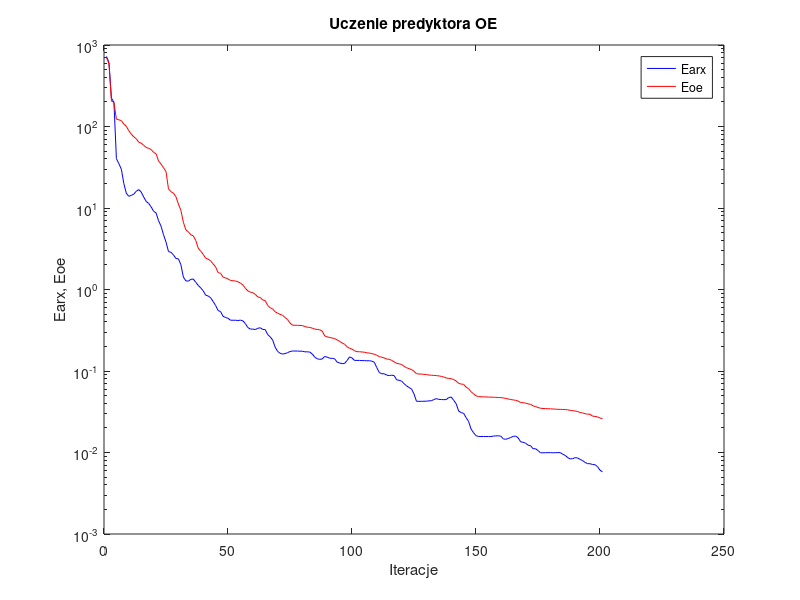
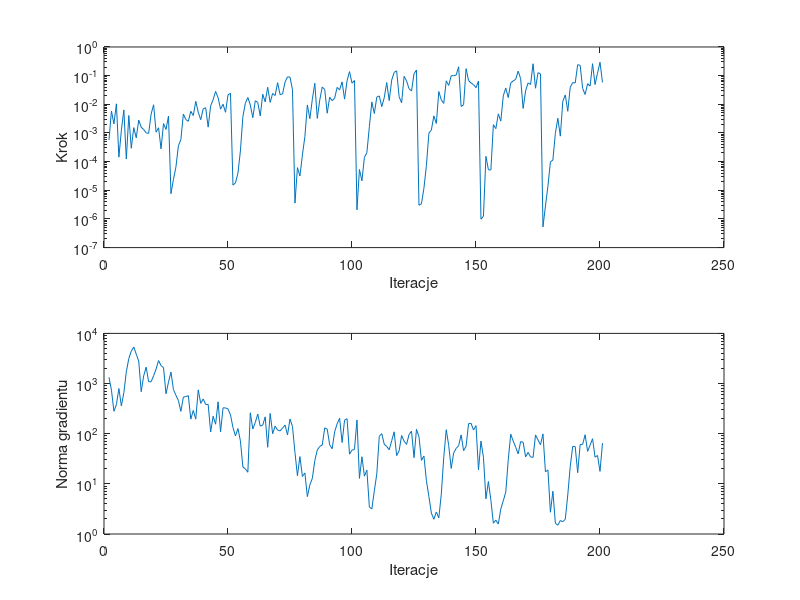

These charts were generated, in order, by the following MATLAB code:
%uczenie predyktora oe
clear all;
n=0; farx(n+1)=7.230037e+002; foe(n+1)=7.029524e+002; wspucz(n+1)=0.000000e+000; ng(n+1)=0.000000e+000;
%odnowa zmiennej metryki
n=1; farx(n+1)=6.116300e+002; foe(n+1)=5.889970e+002; krok(n+1)=5.651115e-004; ng(n+1)=1.334314e+003;
n=2; farx(n+1)=2.232014e+002; foe(n+1)=2.047386e+002; krok(n+1)=5.852382e-003; ng(n+1)=7.381363e+002;
n=3; farx(n+1)=1.980600e+002; foe(n+1)=1.980435e+002; krok(n+1)=2.063028e-003; ng(n+1)=2.806066e+002;
n=4; farx(n+1)=4.029303e+001; foe(n+1)=1.230423e+002; krok(n+1)=1.040137e-002; ng(n+1)=3.816408e+002;
n=5; farx(n+1)=3.500399e+001; foe(n+1)=1.207817e+002; krok(n+1)=1.433326e-004; ng(n+1)=7.954770e+002;
n=6; farx(n+1)=2.989245e+001; foe(n+1)=1.180435e+002; krok(n+1)=1.229105e-003; ng(n+1)=3.585344e+002;
n=7; farx(n+1)=1.992040e+001; foe(n+1)=1.069474e+002; krok(n+1)=6.353015e-003; ng(n+1)=6.559462e+002;
n=8; farx(n+1)=1.516585e+001; foe(n+1)=1.005824e+002; krok(n+1)=1.231773e-004; ng(n+1)=1.715226e+003;
n=9; farx(n+1)=1.391582e+001; foe(n+1)=8.883450e+001; krok(n+1)=4.064431e-003; ng(n+1)=3.149844e+003;
n=10; farx(n+1)=1.429848e+001; foe(n+1)=8.044295e+001; krok(n+1)=2.927427e-004; ng(n+1)=4.427447e+003;
n=11; farx(n+1)=1.477389e+001; foe(n+1)=7.476060e+001; krok(n+1)=1.532691e-003; ng(n+1)=5.347497e+003;
n=12; farx(n+1)=1.603472e+001; foe(n+1)=7.081149e+001; krok(n+1)=6.767654e-004; ng(n+1)=3.850926e+003;
n=13; farx(n+1)=1.682045e+001; foe(n+1)=6.411981e+001; krok(n+1)=2.804162e-003; ng(n+1)=2.801539e+003;
n=14; farx(n+1)=1.570287e+001; foe(n+1)=6.240281e+001; krok(n+1)=1.587460e-003; ng(n+1)=6.890113e+002;
n=15; farx(n+1)=1.363302e+001; foe(n+1)=5.894933e+001; krok(n+1)=1.310411e-003; ng(n+1)=1.425528e+003;
n=16; farx(n+1)=1.205254e+001; foe(n+1)=5.542851e+001; krok(n+1)=1.009153e-003; ng(n+1)=2.124210e+003;
n=17; farx(n+1)=1.139126e+001; foe(n+1)=5.384620e+001; krok(n+1)=9.640930e-004; ng(n+1)=1.082343e+003;
n=18; farx(n+1)=1.032421e+001; foe(n+1)=5.224890e+001; krok(n+1)=4.600741e-003; ng(n+1)=1.089098e+003;
n=19; farx(n+1)=9.134106e+000; foe(n+1)=4.808099e+001; krok(n+1)=9.612071e-003; ng(n+1)=1.431332e+003;
n=20; farx(n+1)=8.686350e+000; foe(n+1)=4.631763e+001; krok(n+1)=1.066758e-003; ng(n+1)=1.951220e+003;
n=21; farx(n+1)=6.991368e+000; foe(n+1)=3.769851e+001; krok(n+1)=1.517951e-003; ng(n+1)=2.869951e+003;
n=22; farx(n+1)=5.981146e+000; foe(n+1)=3.460827e+001; krok(n+1)=2.790403e-004; ng(n+1)=2.280319e+003;
n=23; farx(n+1)=4.699618e+000; foe(n+1)=3.123898e+001; krok(n+1)=2.129131e-003; ng(n+1)=2.080297e+003;
n=24; farx(n+1)=3.824406e+000; foe(n+1)=2.798629e+001; krok(n+1)=1.329544e-003; ng(n+1)=6.255268e+002;
n=25; farx(n+1)=2.923585e+000; foe(n+1)=1.719326e+001; krok(n+1)=3.881922e-003; ng(n+1)=1.067853e+003;
%odnowa zmiennej metryki
n=26; farx(n+1)=2.858342e+000; foe(n+1)=1.586561e+001; krok(n+1)=7.598479e-006; ng(n+1)=1.693244e+003;
n=27; farx(n+1)=2.666004e+000; foe(n+1)=1.519816e+001; krok(n+1)=2.394830e-005; ng(n+1)=7.589873e+002;
n=28; farx(n+1)=2.398821e+000; foe(n+1)=1.376518e+001; krok(n+1)=6.485137e-005; ng(n+1)=5.820422e+002;
n=29; farx(n+1)=2.381479e+000; foe(n+1)=1.117543e+001; krok(n+1)=3.569431e-004; ng(n+1)=4.579116e+002;
n=30; farx(n+1)=2.016854e+000; foe(n+1)=9.364932e+000; krok(n+1)=5.904631e-004; ng(n+1)=2.787811e+002;
n=31; farx(n+1)=1.422327e+000; foe(n+1)=6.695325e+000; krok(n+1)=4.573216e-003; ng(n+1)=5.375852e+002;
n=32; farx(n+1)=1.276602e+000; foe(n+1)=5.394344e+000; krok(n+1)=2.926191e-003; ng(n+1)=5.502944e+002;
n=33; farx(n+1)=1.265104e+000; foe(n+1)=5.102647e+000; krok(n+1)=2.553842e-003; ng(n+1)=5.731217e+002;
n=34; farx(n+1)=1.332697e+000; foe(n+1)=4.699505e+000; krok(n+1)=5.680993e-003; ng(n+1)=1.954087e+002;
n=35; farx(n+1)=1.343946e+000; foe(n+1)=4.557736e+000; krok(n+1)=4.065324e-003; ng(n+1)=2.908323e+002;
n=36; farx(n+1)=1.225988e+000; foe(n+1)=3.997385e+000; krok(n+1)=1.270603e-002; ng(n+1)=1.952917e+002;
n=37; farx(n+1)=1.121947e+000; foe(n+1)=3.209031e+000; krok(n+1)=5.303205e-003; ng(n+1)=7.481302e+002;
n=38; farx(n+1)=1.046804e+000; foe(n+1)=2.945103e+000; krok(n+1)=2.900817e-003; ng(n+1)=4.028167e+002;
n=39; farx(n+1)=9.635164e-001; foe(n+1)=2.703520e+000; krok(n+1)=6.970444e-003; ng(n+1)=4.919973e+002;
n=40; farx(n+1)=8.516105e-001; foe(n+1)=2.416581e+000; krok(n+1)=7.585588e-003; ng(n+1)=3.819801e+002;
n=41; farx(n+1)=8.322972e-001; foe(n+1)=2.358576e+000; krok(n+1)=1.597633e-003; ng(n+1)=3.840154e+002;
n=42; farx(n+1)=7.922588e-001; foe(n+1)=2.243091e+000; krok(n+1)=8.855578e-003; ng(n+1)=1.082196e+002;
n=43; farx(n+1)=7.135944e-001; foe(n+1)=2.061243e+000; krok(n+1)=1.448480e-002; ng(n+1)=2.224230e+002;
n=44; farx(n+1)=6.367741e-001; foe(n+1)=1.894805e+000; krok(n+1)=2.812841e-002; ng(n+1)=1.545648e+002;
n=45; farx(n+1)=5.525348e-001; foe(n+1)=1.613191e+000; krok(n+1)=1.703693e-002; ng(n+1)=4.328458e+002;
n=46; farx(n+1)=5.362511e-001; foe(n+1)=1.580388e+000; krok(n+1)=6.757425e-003; ng(n+1)=1.087923e+002;
n=47; farx(n+1)=4.687347e-001; foe(n+1)=1.422081e+000; krok(n+1)=1.005588e-002; ng(n+1)=3.280887e+002;
n=48; farx(n+1)=4.534214e-001; foe(n+1)=1.386439e+000; krok(n+1)=5.269205e-003; ng(n+1)=3.263068e+002;
n=49; farx(n+1)=4.434325e-001; foe(n+1)=1.347598e+000; krok(n+1)=2.128042e-002; ng(n+1)=3.123954e+002;
n=50; farx(n+1)=4.198648e-001; foe(n+1)=1.292233e+000; krok(n+1)=2.428721e-002; ng(n+1)=2.372287e+002;
%odnowa zmiennej metryki
n=51; farx(n+1)=4.197971e-001; foe(n+1)=1.279431e+000; krok(n+1)=1.511881e-005; ng(n+1)=1.331126e+002;
n=52; farx(n+1)=4.196815e-001; foe(n+1)=1.273183e+000; krok(n+1)=1.811665e-005; ng(n+1)=9.030587e+001;
n=53; farx(n+1)=4.164312e-001; foe(n+1)=1.243195e+000; krok(n+1)=3.923493e-005; ng(n+1)=1.267106e+002;
n=54; farx(n+1)=4.207780e-001; foe(n+1)=1.200607e+000; krok(n+1)=2.361987e-004; ng(n+1)=7.213186e+001;
n=55; farx(n+1)=4.130128e-001; foe(n+1)=1.136321e+000; krok(n+1)=3.748398e-003; ng(n+1)=2.160447e+001;
n=56; farx(n+1)=3.815770e-001; foe(n+1)=1.035270e+000; krok(n+1)=1.089156e-002; ng(n+1)=2.003044e+001;
n=57; farx(n+1)=3.414148e-001; foe(n+1)=9.611935e-001; krok(n+1)=1.725161e-002; ng(n+1)=1.703476e+001;
n=58; farx(n+1)=3.271725e-001; foe(n+1)=9.291843e-001; krok(n+1)=9.436540e-003; ng(n+1)=2.616654e+002;
n=59; farx(n+1)=3.267182e-001; foe(n+1)=9.128337e-001; krok(n+1)=3.401267e-003; ng(n+1)=1.241947e+002;
n=60; farx(n+1)=3.224348e-001; foe(n+1)=8.716973e-001; krok(n+1)=1.333847e-002; ng(n+1)=1.673345e+002;
n=61; farx(n+1)=3.339736e-001; foe(n+1)=8.106159e-001; krok(n+1)=1.153579e-002; ng(n+1)=2.463847e+002;
n=62; farx(n+1)=3.393535e-001; foe(n+1)=7.989162e-001; krok(n+1)=3.930173e-003; ng(n+1)=1.414721e+002;
n=63; farx(n+1)=3.235266e-001; foe(n+1)=7.444237e-001; krok(n+1)=2.243330e-002; ng(n+1)=1.479640e+002;
n=64; farx(n+1)=3.219059e-001; foe(n+1)=7.312476e-001; krok(n+1)=1.214548e-002; ng(n+1)=2.167500e+002;
n=65; farx(n+1)=2.802877e-001; foe(n+1)=6.385252e-001; krok(n+1)=3.929724e-002; ng(n+1)=5.358833e+001;
n=66; farx(n+1)=2.622407e-001; foe(n+1)=5.975939e-001; krok(n+1)=1.165868e-002; ng(n+1)=2.540954e+002;
n=67; farx(n+1)=2.403717e-001; foe(n+1)=5.778779e-001; krok(n+1)=2.392360e-002; ng(n+1)=1.000617e+002;
n=68; farx(n+1)=1.966052e-001; foe(n+1)=5.338490e-001; krok(n+1)=2.025137e-002; ng(n+1)=1.409747e+002;
n=69; farx(n+1)=1.740345e-001; foe(n+1)=5.122751e-001; krok(n+1)=5.680644e-002; ng(n+1)=1.185723e+002;
n=70; farx(n+1)=1.651596e-001; foe(n+1)=4.958675e-001; krok(n+1)=2.173419e-002; ng(n+1)=1.134786e+002;
n=71; farx(n+1)=1.613476e-001; foe(n+1)=4.818586e-001; krok(n+1)=2.307159e-002; ng(n+1)=1.302946e+002;
n=72; farx(n+1)=1.635825e-001; foe(n+1)=4.529651e-001; krok(n+1)=5.955282e-002; ng(n+1)=1.482030e+002;
n=73; farx(n+1)=1.677587e-001; foe(n+1)=4.281516e-001; krok(n+1)=9.091272e-002; ng(n+1)=9.458505e+001;
n=74; farx(n+1)=1.734005e-001; foe(n+1)=3.879461e-001; krok(n+1)=8.877087e-002; ng(n+1)=1.960585e+002;
n=75; farx(n+1)=1.759225e-001; foe(n+1)=3.647328e-001; krok(n+1)=3.221469e-002; ng(n+1)=1.389793e+002;
%odnowa zmiennej metryki
n=76; farx(n+1)=1.758938e-001; foe(n+1)=3.643633e-001; krok(n+1)=3.566522e-006; ng(n+1)=4.213046e+001;
n=77; farx(n+1)=1.757694e-001; foe(n+1)=3.638331e-001; krok(n+1)=6.158863e-005; ng(n+1)=1.446887e+001;
n=78; farx(n+1)=1.749285e-001; foe(n+1)=3.620165e-001; krok(n+1)=3.153604e-005; ng(n+1)=3.497447e+001;
n=79; farx(n+1)=1.748457e-001; foe(n+1)=3.607634e-001; krok(n+1)=1.705607e-004; ng(n+1)=1.404119e+001;
n=80; farx(n+1)=1.718639e-001; foe(n+1)=3.518395e-001; krok(n+1)=7.476124e-004; ng(n+1)=1.647016e+001;
n=81; farx(n+1)=1.720080e-001; foe(n+1)=3.443797e-001; krok(n+1)=9.513276e-003; ng(n+1)=5.567677e+000;
n=82; farx(n+1)=1.705895e-001; foe(n+1)=3.428313e-001; krok(n+1)=3.141811e-003; ng(n+1)=9.525462e+000;
n=83; farx(n+1)=1.613980e-001; foe(n+1)=3.350778e-001; krok(n+1)=1.488820e-002; ng(n+1)=1.283720e+001;
n=84; farx(n+1)=1.475609e-001; foe(n+1)=3.266431e-001; krok(n+1)=5.421512e-002; ng(n+1)=2.904359e+001;
n=85; farx(n+1)=1.410836e-001; foe(n+1)=3.232390e-001; krok(n+1)=3.225080e-003; ng(n+1)=4.719084e+001;
n=86; farx(n+1)=1.389339e-001; foe(n+1)=3.203424e-001; krok(n+1)=1.417782e-002; ng(n+1)=5.580646e+001;
n=87; farx(n+1)=1.406435e-001; foe(n+1)=3.088885e-001; krok(n+1)=4.017657e-002; ng(n+1)=5.930713e+001;
n=88; farx(n+1)=1.508259e-001; foe(n+1)=2.695288e-001; krok(n+1)=3.281725e-002; ng(n+1)=1.306778e+002;
n=89; farx(n+1)=1.479190e-001; foe(n+1)=2.623717e-001; krok(n+1)=4.884963e-003; ng(n+1)=1.236049e+002;
n=90; farx(n+1)=1.434476e-001; foe(n+1)=2.575679e-001; krok(n+1)=1.761298e-002; ng(n+1)=5.974743e+001;
n=91; farx(n+1)=1.431280e-001; foe(n+1)=2.540030e-001; krok(n+1)=1.333847e-002; ng(n+1)=5.021577e+001;
n=92; farx(n+1)=1.411146e-001; foe(n+1)=2.500786e-001; krok(n+1)=1.638666e-002; ng(n+1)=1.090674e+002;
n=93; farx(n+1)=1.283192e-001; foe(n+1)=2.406053e-001; krok(n+1)=3.890307e-002; ng(n+1)=1.574938e+002;
n=94; farx(n+1)=1.256615e-001; foe(n+1)=2.312792e-001; krok(n+1)=3.207144e-002; ng(n+1)=2.031723e+002;
n=95; farx(n+1)=1.231286e-001; foe(n+1)=2.208384e-001; krok(n+1)=6.068378e-002; ng(n+1)=6.683693e+001;
n=96; farx(n+1)=1.237956e-001; foe(n+1)=2.131337e-001; krok(n+1)=1.517118e-002; ng(n+1)=1.857698e+002;
n=97; farx(n+1)=1.342273e-001; foe(n+1)=1.985965e-001; krok(n+1)=6.601690e-002; ng(n+1)=1.993337e+002;
n=98; farx(n+1)=1.490881e-001; foe(n+1)=1.899645e-001; krok(n+1)=1.381465e-001; ng(n+1)=3.905976e+001;
n=99; farx(n+1)=1.445748e-001; foe(n+1)=1.855513e-001; krok(n+1)=5.458358e-002; ng(n+1)=4.707172e+001;
n=100; farx(n+1)=1.348954e-001; foe(n+1)=1.773950e-001; krok(n+1)=6.754317e-002; ng(n+1)=4.854084e+001;
%odnowa zmiennej metryki
n=101; farx(n+1)=1.349257e-001; foe(n+1)=1.726499e-001; krok(n+1)=2.079230e-006; ng(n+1)=1.879873e+002;
n=102; farx(n+1)=1.348665e-001; foe(n+1)=1.723086e-001; krok(n+1)=5.314479e-005; ng(n+1)=1.283392e+001;
n=103; farx(n+1)=1.343045e-001; foe(n+1)=1.712009e-001; krok(n+1)=2.139878e-005; ng(n+1)=3.467717e+001;
n=104; farx(n+1)=1.341714e-001; foe(n+1)=1.700265e-001; krok(n+1)=1.413318e-004; ng(n+1)=1.424175e+001;
n=105; farx(n+1)=1.334322e-001; foe(n+1)=1.669008e-001; krok(n+1)=2.064885e-004; ng(n+1)=1.877882e+001;
n=106; farx(n+1)=1.337154e-001; foe(n+1)=1.662153e-001; krok(n+1)=1.670282e-003; ng(n+1)=3.458027e+000;
n=107; farx(n+1)=1.321404e-001; foe(n+1)=1.632890e-001; krok(n+1)=1.204622e-002; ng(n+1)=3.165809e+000;
n=108; farx(n+1)=1.279764e-001; foe(n+1)=1.607057e-001; krok(n+1)=4.790962e-003; ng(n+1)=7.258085e+000;
n=109; farx(n+1)=1.099813e-001; foe(n+1)=1.558845e-001; krok(n+1)=1.785858e-002; ng(n+1)=1.583211e+001;
n=110; farx(n+1)=9.580306e-002; foe(n+1)=1.501075e-001; krok(n+1)=1.958773e-002; ng(n+1)=8.924569e+001;
n=111; farx(n+1)=9.246196e-002; foe(n+1)=1.477217e-001; krok(n+1)=8.307419e-003; ng(n+1)=1.001767e+002;
n=112; farx(n+1)=9.257037e-002; foe(n+1)=1.448172e-001; krok(n+1)=1.703693e-002; ng(n+1)=6.159565e+001;
n=113; farx(n+1)=8.908808e-002; foe(n+1)=1.400628e-001; krok(n+1)=5.730115e-002; ng(n+1)=5.566595e+001;
n=114; farx(n+1)=8.780413e-002; foe(n+1)=1.393068e-001; krok(n+1)=1.345640e-002; ng(n+1)=4.771522e+001;
n=115; farx(n+1)=8.883243e-002; foe(n+1)=1.349073e-001; krok(n+1)=6.995615e-002; ng(n+1)=7.233452e+001;
n=116; farx(n+1)=8.778317e-002; foe(n+1)=1.295627e-001; krok(n+1)=1.293628e-001; ng(n+1)=1.089653e+002;
n=117; farx(n+1)=7.797115e-002; foe(n+1)=1.241122e-001; krok(n+1)=1.474804e-001; ng(n+1)=3.666923e+001;
n=118; farx(n+1)=7.683033e-002; foe(n+1)=1.226405e-001; krok(n+1)=1.839173e-002; ng(n+1)=4.567005e+001;
n=119; farx(n+1)=7.514001e-002; foe(n+1)=1.202450e-001; krok(n+1)=1.127471e-002; ng(n+1)=9.204236e+001;
n=120; farx(n+1)=6.981253e-002; foe(n+1)=1.140352e-001; krok(n+1)=9.431389e-002; ng(n+1)=7.097635e+001;
n=121; farx(n+1)=6.585166e-002; foe(n+1)=1.097671e-001; krok(n+1)=6.544743e-002; ng(n+1)=6.112345e+001;
n=122; farx(n+1)=6.267681e-002; foe(n+1)=1.067933e-001; krok(n+1)=3.500452e-002; ng(n+1)=9.661140e+001;
n=123; farx(n+1)=6.028749e-002; foe(n+1)=1.042968e-001; krok(n+1)=2.896961e-002; ng(n+1)=1.122558e+002;
n=124; farx(n+1)=5.225988e-002; foe(n+1)=9.940383e-002; krok(n+1)=1.160291e-001; ng(n+1)=3.329997e+001;
n=125; farx(n+1)=4.249221e-002; foe(n+1)=9.266658e-002; krok(n+1)=1.577575e-001; ng(n+1)=1.220867e+002;
%odnowa zmiennej metryki
n=126; farx(n+1)=4.245175e-002; foe(n+1)=9.185581e-002; krok(n+1)=2.999910e-006; ng(n+1)=8.743872e+001;
n=127; farx(n+1)=4.246322e-002; foe(n+1)=9.170626e-002; krok(n+1)=3.357967e-006; ng(n+1)=2.937493e+001;
n=128; farx(n+1)=4.256844e-002; foe(n+1)=9.096714e-002; krok(n+1)=1.184623e-005; ng(n+1)=3.584989e+001;
n=129; farx(n+1)=4.263333e-002; foe(n+1)=9.056603e-002; krok(n+1)=7.271253e-005; ng(n+1)=1.159189e+001;
n=130; farx(n+1)=4.300247e-002; foe(n+1)=8.914706e-002; krok(n+1)=9.824964e-004; ng(n+1)=5.599182e+000;
n=131; farx(n+1)=4.322655e-002; foe(n+1)=8.885408e-002; krok(n+1)=1.265711e-003; ng(n+1)=2.623514e+000;
n=132; farx(n+1)=4.459310e-002; foe(n+1)=8.830095e-002; krok(n+1)=3.941672e-003; ng(n+1)=1.966773e+000;
n=133; farx(n+1)=4.586342e-002; foe(n+1)=8.778000e-002; krok(n+1)=2.145173e-003; ng(n+1)=2.755067e+000;
n=134; farx(n+1)=4.482101e-002; foe(n+1)=8.710682e-002; krok(n+1)=2.788178e-002; ng(n+1)=2.093145e+000;
n=135; farx(n+1)=4.464895e-002; foe(n+1)=8.592521e-002; krok(n+1)=1.434453e-002; ng(n+1)=6.180029e+000;
n=136; farx(n+1)=4.454234e-002; foe(n+1)=8.437610e-002; krok(n+1)=1.071441e-002; ng(n+1)=3.396247e+001;
n=137; farx(n+1)=4.457946e-002; foe(n+1)=8.204241e-002; krok(n+1)=6.601690e-002; ng(n+1)=1.200087e+002;
n=138; farx(n+1)=4.720645e-002; foe(n+1)=8.107824e-002; krok(n+1)=4.544795e-002; ng(n+1)=5.829652e+001;
n=139; farx(n+1)=4.795210e-002; foe(n+1)=8.035919e-002; krok(n+1)=9.907791e-002; ng(n+1)=2.030034e+001;
n=140; farx(n+1)=4.372851e-002; foe(n+1)=7.870320e-002; krok(n+1)=1.001107e-001; ng(n+1)=4.147450e+001;
n=141; farx(n+1)=3.967230e-002; foe(n+1)=7.531717e-002; krok(n+1)=1.047148e-001; ng(n+1)=5.098863e+001;
n=142; farx(n+1)=3.229620e-002; foe(n+1)=7.038114e-002; krok(n+1)=2.039901e-001; ng(n+1)=5.784035e+001;
n=143; farx(n+1)=3.091484e-002; foe(n+1)=6.924996e-002; krok(n+1)=8.375056e-003; ng(n+1)=9.460709e+001;
n=144; farx(n+1)=3.026598e-002; foe(n+1)=6.849209e-002; krok(n+1)=9.698882e-003; ng(n+1)=4.583440e+001;
n=145; farx(n+1)=2.683036e-002; foe(n+1)=6.339122e-002; krok(n+1)=1.752988e-001; ng(n+1)=5.615364e+001;
n=146; farx(n+1)=2.408948e-002; foe(n+1)=6.069406e-002; krok(n+1)=6.722782e-002; ng(n+1)=1.583462e+002;
n=147; farx(n+1)=1.942438e-002; foe(n+1)=5.564926e-002; krok(n+1)=5.536703e-002; ng(n+1)=1.611418e+002;
n=148; farx(n+1)=1.752233e-002; foe(n+1)=5.253802e-002; krok(n+1)=4.852216e-002; ng(n+1)=1.183558e+002;
n=149; farx(n+1)=1.609372e-002; foe(n+1)=4.964895e-002; krok(n+1)=3.802441e-002; ng(n+1)=1.445009e+002;
n=150; farx(n+1)=1.571866e-002; foe(n+1)=4.856263e-002; krok(n+1)=6.503090e-002; ng(n+1)=1.907347e+001;
%odnowa zmiennej metryki
n=151; farx(n+1)=1.571153e-002; foe(n+1)=4.826958e-002; krok(n+1)=9.855013e-007; ng(n+1)=7.124932e+001;
n=152; farx(n+1)=1.570461e-002; foe(n+1)=4.821077e-002; krok(n+1)=1.249943e-006; ng(n+1)=3.387799e+001;
n=153; farx(n+1)=1.571645e-002; foe(n+1)=4.808608e-002; krok(n+1)=1.527851e-004; ng(n+1)=5.024769e+000;
n=154; farx(n+1)=1.570113e-002; foe(n+1)=4.784918e-002; krok(n+1)=5.210339e-005; ng(n+1)=1.115933e+001;
n=155; farx(n+1)=1.568729e-002; foe(n+1)=4.780177e-002; krok(n+1)=5.113027e-005; ng(n+1)=4.681120e+000;
n=156; farx(n+1)=1.588920e-002; foe(n+1)=4.763400e-002; krok(n+1)=1.945210e-003; ng(n+1)=1.646807e+000;
n=157; farx(n+1)=1.600341e-002; foe(n+1)=4.751828e-002; krok(n+1)=1.413789e-003; ng(n+1)=1.885599e+000;
n=158; farx(n+1)=1.602295e-002; foe(n+1)=4.732584e-002; krok(n+1)=4.640565e-003; ng(n+1)=1.578488e+000;
n=159; farx(n+1)=1.586994e-002; foe(n+1)=4.712325e-002; krok(n+1)=2.586841e-003; ng(n+1)=3.157133e+000;
n=160; farx(n+1)=1.469511e-002; foe(n+1)=4.674492e-002; krok(n+1)=1.970594e-002; ng(n+1)=4.597894e+000;
n=161; farx(n+1)=1.452647e-002; foe(n+1)=4.603341e-002; krok(n+1)=3.712452e-002; ng(n+1)=6.835580e+000;
n=162; farx(n+1)=1.484350e-002; foe(n+1)=4.539919e-002; krok(n+1)=1.716139e-002; ng(n+1)=3.019625e+001;
n=163; farx(n+1)=1.530154e-002; foe(n+1)=4.464993e-002; krok(n+1)=5.560984e-002; ng(n+1)=9.769196e+001;
n=164; farx(n+1)=1.577181e-002; foe(n+1)=4.418288e-002; krok(n+1)=6.561970e-002; ng(n+1)=7.150944e+001;
n=165; farx(n+1)=1.591238e-002; foe(n+1)=4.370477e-002; krok(n+1)=7.437068e-002; ng(n+1)=5.376554e+001;
n=166; farx(n+1)=1.512991e-002; foe(n+1)=4.274294e-002; krok(n+1)=1.439513e-001; ng(n+1)=3.965140e+001;
n=167; farx(n+1)=1.352757e-002; foe(n+1)=4.106980e-002; krok(n+1)=7.859447e-002; ng(n+1)=6.960281e+001;
n=168; farx(n+1)=1.333937e-002; foe(n+1)=4.081301e-002; krok(n+1)=7.191676e-003; ng(n+1)=6.766721e+001;
n=169; farx(n+1)=1.300860e-002; foe(n+1)=4.033261e-002; krok(n+1)=2.928765e-002; ng(n+1)=3.457394e+001;
n=170; farx(n+1)=1.231416e-002; foe(n+1)=3.946998e-002; krok(n+1)=5.598693e-002; ng(n+1)=4.246767e+001;
n=171; farx(n+1)=1.211965e-002; foe(n+1)=3.905972e-002; krok(n+1)=4.904612e-002; ng(n+1)=3.448524e+001;
n=172; farx(n+1)=1.113959e-002; foe(n+1)=3.732762e-002; krok(n+1)=2.601807e-001; ng(n+1)=3.370631e+001;
n=173; farx(n+1)=1.113294e-002; foe(n+1)=3.665227e-002; krok(n+1)=3.638604e-002; ng(n+1)=9.451433e+001;
n=174; farx(n+1)=1.055836e-002; foe(n+1)=3.562576e-002; krok(n+1)=1.269153e-001; ng(n+1)=7.528224e+001;
n=175; farx(n+1)=9.925388e-003; foe(n+1)=3.494146e-002; krok(n+1)=1.150668e-001; ng(n+1)=5.992105e+001;
%odnowa zmiennej metryki
n=176; farx(n+1)=9.929452e-003; foe(n+1)=3.466582e-002; krok(n+1)=5.291310e-007; ng(n+1)=9.913119e+001;
n=177; farx(n+1)=9.935790e-003; foe(n+1)=3.462487e-002; krok(n+1)=2.803760e-006; ng(n+1)=1.736153e+001;
n=178; farx(n+1)=9.960639e-003; foe(n+1)=3.439943e-002; krok(n+1)=1.390226e-005; ng(n+1)=1.894916e+001;
n=179; farx(n+1)=9.961079e-003; foe(n+1)=3.437341e-002; krok(n+1)=9.798800e-005; ng(n+1)=2.718339e+000;
n=180; farx(n+1)=9.922942e-003; foe(n+1)=3.418350e-002; krok(n+1)=1.131625e-004; ng(n+1)=7.122297e+000;
n=181; farx(n+1)=9.953923e-003; foe(n+1)=3.409370e-002; krok(n+1)=9.727667e-004; ng(n+1)=1.635550e+000;
n=182; farx(n+1)=9.978659e-003; foe(n+1)=3.384785e-002; krok(n+1)=3.253129e-003; ng(n+1)=1.495415e+000;
n=183; farx(n+1)=9.957343e-003; foe(n+1)=3.383358e-002; krok(n+1)=7.741729e-004; ng(n+1)=1.855720e+000;
n=184; farx(n+1)=9.522024e-003; foe(n+1)=3.376127e-002; krok(n+1)=1.269968e-002; ng(n+1)=1.765269e+000;
n=185; farx(n+1)=9.209515e-003; foe(n+1)=3.362411e-002; krok(n+1)=2.128042e-002; ng(n+1)=1.966022e+000;
n=186; farx(n+1)=8.641999e-003; foe(n+1)=3.338944e-002; krok(n+1)=5.711090e-003; ng(n+1)=5.985087e+000;
n=187; farx(n+1)=8.337081e-003; foe(n+1)=3.291662e-002; krok(n+1)=3.941187e-002; ng(n+1)=2.242038e+001;
n=188; farx(n+1)=8.406465e-003; foe(n+1)=3.261026e-002; krok(n+1)=5.737813e-002; ng(n+1)=5.581511e+001;
n=189; farx(n+1)=8.651460e-003; foe(n+1)=3.226235e-002; krok(n+1)=5.529705e-002; ng(n+1)=5.527266e+001;
n=190; farx(n+1)=8.564122e-003; foe(n+1)=3.182372e-002; krok(n+1)=2.409855e-001; ng(n+1)=1.668275e+001;
n=191; farx(n+1)=8.227527e-003; foe(n+1)=3.098042e-002; krok(n+1)=2.286351e-001; ng(n+1)=6.056087e+001;
n=192; farx(n+1)=7.951005e-003; foe(n+1)=3.057559e-002; krok(n+1)=3.595477e-002; ng(n+1)=6.141732e+001;
n=193; farx(n+1)=7.545435e-003; foe(n+1)=2.989699e-002; krok(n+1)=2.194150e-002; ng(n+1)=9.529724e+001;
n=194; farx(n+1)=7.301607e-003; foe(n+1)=2.956922e-002; krok(n+1)=5.234463e-002; ng(n+1)=4.438975e+001;
n=195; farx(n+1)=7.283138e-003; foe(n+1)=2.943414e-002; krok(n+1)=4.331299e-002; ng(n+1)=5.915603e+001;
n=196; farx(n+1)=7.127201e-003; foe(n+1)=2.792767e-002; krok(n+1)=2.615920e-001; ng(n+1)=7.940522e+001;
n=197; farx(n+1)=7.084579e-003; foe(n+1)=2.773345e-002; krok(n+1)=4.880471e-002; ng(n+1)=3.405824e+001;
n=198; farx(n+1)=6.708777e-003; foe(n+1)=2.734911e-002; krok(n+1)=1.221144e-001; ng(n+1)=3.677754e+001;
n=199; farx(n+1)=6.068200e-003; foe(n+1)=2.646300e-002; krok(n+1)=2.936023e-001; ng(n+1)=1.772315e+001;
n=200; farx(n+1)=5.778711e-003; foe(n+1)=2.604306e-002; krok(n+1)=5.801457e-002; ng(n+1)=6.495606e+001;

figure; semilogy(farx,'b'); hold on; semilogy(foe,'r'); xlabel('Iteracje'); ylabel('Earx, Eoe'); legend('Earx','Eoe'); title('Uczenie predyktora OE');
figure; subplot(2,1,1); semilogy(krok); xlabel('Iteracje'); ylabel('Krok');
subplot(2,1,2); semilogy(ng); xlabel('Iteracje'); ylabel('Norma gradientu');
Earx=farx(n+1)
Eoe=foe(n+1)
